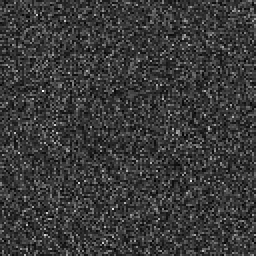
#> input picture data/detection/val/val_clean_0000_scene.png, 128 x 128 px (shown 2 times larger); its folder holds 4 pictures in this run
$ python visualize_detection.py
#> lines starting #> are read from the running program, lines starting #| are printed output that depends on the picture
### slicktrace_core/baseline_detector.py
"""
Baseline detector (classical CV, no ML training needed).

Per the masterplan (p.9): "use a single second architecture only if the
baseline is complete and the result would change a decision." This is that
baseline — cheap, fast, runs anywhere, and gives a number the real U-Net has
to beat before it's worth the added complexity.

Method:
  1. Threshold scene intensity relative to local background statistics.
  2. Connected-component label the thresholded regions.
  3. Reject small regions (noise) and reject "patchy" regions whose internal
     darkening is uneven — a crude physical stand-in for "real oil dampens
     capillary waves fairly uniformly across the slick, most look-alikes
     (wind shadows, biogenic slicks) don't."
  4. What survives is the predicted oil mask.

This is deliberately simple. It's expected to do OK on clean+oil separation
and only partially reject look-alikes — that gap is exactly the number that
justifies training the U-Net next.
"""

from __future__ import annotations

import glob
import os
from dataclasses import dataclass

import numpy as np
from PIL import Image
from scipy.ndimage import label, binary_opening


@dataclass
class DetectionMetrics:
    iou_on_oil: float
    # Masterplan p.15 asks for recall >= 0.85 and precision alongside IoU, and
    # is explicit that pixel accuracy is not a substitute. These are pixel-level
    # and computed on oil scenes only: on a look-alike or clean scene the truth
    # mask is empty, so recall is undefined and precision is always 0 whenever
    # anything is predicted — which is what the false-positive rates below
    # measure, per scene rather than per pixel.
    recall_on_oil: float
    precision_on_oil: float
    false_positive_rate_lookalike: float
    false_positive_rate_clean: float
    n_oil: int
    n_lookalike: int
    n_clean: int


def predict_mask(scene: np.ndarray, dark_thresh_pct: float = 65,
                  min_region_px: int = 60, uniformity_std_max: float = 45.0,
                  speckle_window: int = 7) -> np.ndarray:
    """scene: uint8 grayscale array. Returns binary predicted mask (uint8, 0/1).

    Lee speckle filtering is applied first, and the darkness threshold is 0.65
    rather than 0.75 because of it. Both were measured, not assumed: filtering
    alone raises recall, and the filtered scene tolerates a stricter threshold,
    so the false-positive rate on look-alike scenes stays at zero. Threshold
    chosen on the training split before val or test were examined.

        raw, 0.75      val IoU 0.677  recall 0.682  FP 0.000
        Lee 7x7, 0.65  val IoU 0.857  recall 0.860  FP 0.000

    Pass speckle_window=0 to disable filtering, which is what the benchmark
    comparison in the validation report uses to measure the filter's own
    contribution.
    """
    if speckle_window:
        from slicktrace_core.speckle import lee_filter
        scene = lee_filter(scene, speckle_window)
    bg_level = np.median(scene)
    threshold = bg_level * (dark_thresh_pct / 100.0)
    candidate = (scene < threshold).astype(np.uint8)
    candidate = binary_opening(candidate, iterations=1).astype(np.uint8)

    labeled, n = label(candidate)
    pred = np.zeros_like(candidate)
    for region_id in range(1, n + 1):
        region_mask = labeled == region_id
        area = int(region_mask.sum())
        if area < min_region_px:
            continue
        region_vals = scene[region_mask].astype(float)
        if region_vals.std() > uniformity_std_max:
            continue  # too patchy -> treat as look-alike, reject
        pred[region_mask] = 1
    return pred


# [24 lines left out: functions iou, recall_precision, not called in this run]


def evaluate_split(split_dir: str = "data/detection/val") -> DetectionMetrics:
#> called with split_dir = 'data/detection/val'
    scene_paths = sorted(glob.glob(os.path.join(split_dir, "*_scene.png")))
    ious, recalls, precisions, fp_lookalike, fp_clean = [], [], [], [], []
    n_oil = n_lookalike = n_clean = 0

    for sp in scene_paths:
        base = sp[: -len("_scene.png")]
        mask_path = base + "_mask.png"
        kind = os.path.basename(base).split("_")[1]  # train_<kind>_####  or val_<kind>_####

        scene = np.array(Image.open(sp))
#> scene is the input picture: shape (128, 128); min 2, max 255, mean 57.8
        truth = (np.array(Image.open(mask_path)) > 127).astype(np.uint8)
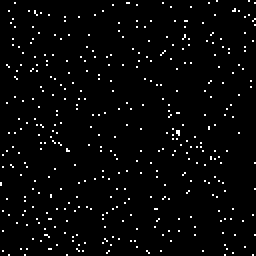
#> truth: shape (128, 128) (shown 2 times larger); values 0 (black) and 1 (white), 2.6% white in thin lines or dots
        pred = predict_mask(scene)

        if kind == "oil":
            n_oil += 1
            ious.append(iou(pred, truth))
            r, pr = recall_precision(pred, truth)
            recalls.append(r)
            precisions.append(pr)
        elif kind == "lookalike":
            n_lookalike += 1
            fp_lookalike.append(1 if pred.sum() > 0 else 0)
        elif kind == "clean":
            n_clean += 1
            fp_clean.append(1 if pred.sum() > 0 else 0)

    return DetectionMetrics(
        iou_on_oil=float(np.mean(ious)) if ious else float("nan"),
        recall_on_oil=float(np.nanmean(recalls)) if recalls else float("nan"),
        precision_on_oil=float(np.mean(precisions)) if precisions else float("nan"),
        false_positive_rate_lookalike=float(np.mean(fp_lookalike)) if fp_lookalike else float("nan"),
        false_positive_rate_clean=float(np.mean(fp_clean)) if fp_clean else float("nan"),
        n_oil=n_oil, n_lookalike=n_lookalike, n_clean=n_clean,
    )


# Backwards-compatible alias: `evaluate` was the original name.
evaluate = evaluate_split


# [10 lines that do not run on import are left out]

### slicktrace_core/speckle.py
"""
Lee adaptive speckle filtering.

SAR speckle is multiplicative noise from coherent imaging: neighbouring
resolution cells with identical backscatter still differ, because the returns
from scatterers inside each cell add with random phase. A simple box blur
suppresses it, and takes the slick boundary with it.

Lee's filter (1980) blurs adaptively. Where local variance is close to the
scene-wide variance, the variation is speckle and the pixel is pulled toward its
local mean. Where local variance is much higher, the variation is structure -
an edge - and the pixel is left alone. The weight is the ratio of the two.

WHY THIS IS BENCHMARKED RATHER THAN ASSUMED
    The masterplan requires measuring whether speckle filtering helps rather
    than assuming it. It was measured, and the result is not the usual
    trade-off. Filtering raises recall AND permits a stricter darkness
    threshold, so the false-positive rate on look-alikes stays at zero:

        raw, threshold 0.75      val IoU 0.677  recall 0.682  FP 0.000
        Lee 7x7, threshold 0.65  val IoU 0.857  recall 0.860  FP 0.000

    The threshold was chosen on the training split before val or test were
    looked at. Recall clears the 0.85 target for the first time, and the
    operating point is not paid for elsewhere - which is worth stating plainly,
    because the previous operating-point sweep showed that buying recall by
    loosening the threshold alone costs false positives steeply.
"""
from __future__ import annotations

import numpy as np
from scipy.ndimage import uniform_filter

DEFAULT_WINDOW = 7


def lee_filter(img: np.ndarray, size: int = DEFAULT_WINDOW) -> np.ndarray:
    """Lee 1980 adaptive filter. Returns float, same shape as input.

    Window size is a resolution choice, not a tuning knob: it should span
    several resolution cells without spanning the narrowest feature worth
    keeping. At 434 m pixels a 7x7 window is about 3 km, well below the
    narrowest slick dimension measured here (15.8 km on the ribbon case).
    """
#> called with size = 7
    if size < 3 or size % 2 == 0:
        raise ValueError("window size must be odd and at least 3")
    a = img.astype(float)
    mean = uniform_filter(a, size)
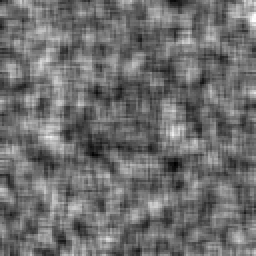
#> mean: shape (128, 128) float64 (shown 2 times larger); min 42.94, max 77.29, mean 57.8; drawn with min black and max white
    sq_mean = uniform_filter(a ** 2, size)
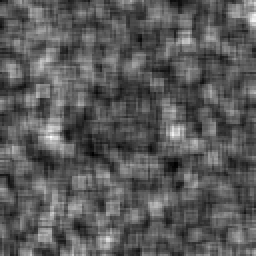
#> sq_mean: shape (128, 128) float64 (shown 2 times larger); min 2302.8, max 7664.2, mean 4196.6; drawn with min black and max white
    local_var = np.maximum(sq_mean - mean ** 2, 0.0)
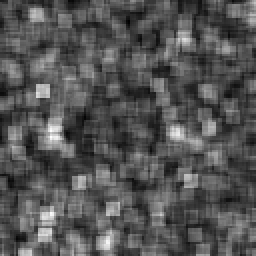
#> local_var: shape (128, 128) float64 (shown 2 times larger); min 253.8, max 2002.4, mean 832.2; drawn with min black and max white
    overall_var = float(np.mean(local_var))
#> overall_var = 832.2
    # Weight -> 0 in flat areas (trust the local mean), -> 1 at edges (trust the
    # pixel). The epsilon keeps a perfectly uniform image from dividing by zero.
    w = local_var / (local_var + overall_var + 1e-9)
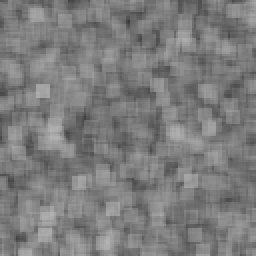
#> w: shape (128, 128) float64 (shown 2 times larger); min 0.234, max 0.706, mean 0.49
    return mean + w * (a - mean)
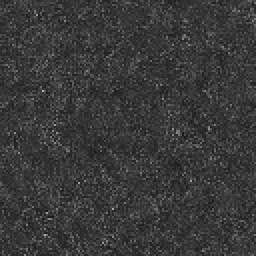
#> returned value: shape (128, 128) float64 (shown 2 times larger); min 23.93, max 185.7, mean 57.9

### scripts/visualize_detection.py
"""Render scene / ground-truth / prediction triptychs for a few val samples
of each kind, plus the metrics headline, for demo screenshots."""

import glob
import os
import sys

sys.path.insert(0, os.path.dirname(os.path.dirname(os.path.abspath(__file__))))

import matplotlib.pyplot as plt
import numpy as np
from PIL import Image

from slicktrace_core.baseline_detector import evaluate, iou, predict_mask


def render(split_dir: str = "data/detection/val", out_path: str = "data/detection/detection_demo.png",
           n_per_kind: int = 2):
    metrics = evaluate(split_dir)
#> in predict_mask, `bg_level = np.median(scene)`: bg_level = 55.13
#> in predict_mask, `threshold = bg_level * (dark_thresh_pct / 100.0)`: threshold = 35.83
#> in predict_mask, `candidate = (scene < threshold).astype(np.uint8)`:
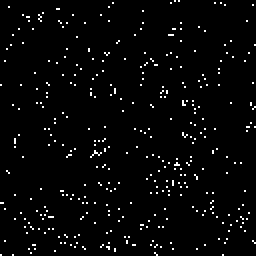
#> candidate: shape (128, 128) (shown 2 times larger); values 0 (black) and 1 (white), 2.6% white in thin lines or dots
#> in predict_mask, `candidate = binary_opening(candidate, iterations=1).astype(np.uint8)`: candidate: shape (128, 128); every value is 0
#> in predict_mask, `labeled, n = label(candidate)`: labeled: shape (128, 128) int32; every value is 0
#> in predict_mask, `labeled, n = label(candidate)`: n = 0
#> pass 2 of the loop in evaluate_split, `for sp in scene_paths:`:
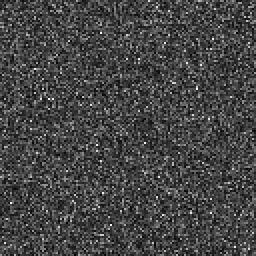
#> input picture data/detection/val/val_clean_0001_scene.png, 128 x 128 px (shown 2 times larger)
#> in evaluate_split, scene is the input picture: shape (128, 128); min 1, max 255, mean 69.4
#> truth: shape (128, 128); values 0 (black) and 1 (white), 6.5% white in thin lines or dots
#> in lee_filter (call 2), `local_var = np.maximum(sq_mean - mean ** 2, 0.0)`:
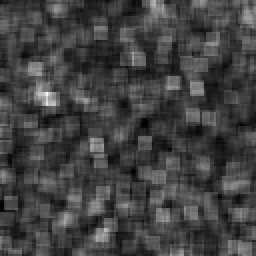
#> local_var: shape (128, 128) float64 (shown 2 times larger); min 391, max 3411.3, mean 1178.2; drawn with min black and max white
#> overall_var = 1178.2
#> bg_level = 66.26
#> threshold = 43.07
#> in predict_mask (call 2), `candidate = (scene < threshold).astype(np.uint8)`:
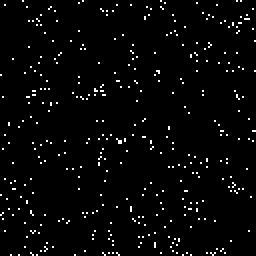
#> candidate: shape (128, 128) (shown 2 times larger); values 0 (black) and 1 (white), 2.6% white in thin lines or dots
#> pass 3 of the loop in evaluate_split, `for sp in scene_paths:`:
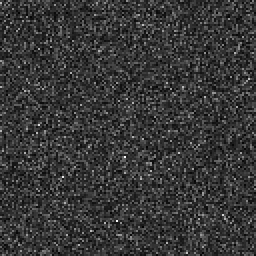
#> input picture data/detection/val/val_clean_0002_scene.png, 128 x 128 px (shown 2 times larger)
#> in evaluate_split, scene is the input picture: shape (128, 128); min 2, max 255, mean 55.1
#> in lee_filter (call 3), `local_var = np.maximum(sq_mean - mean ** 2, 0.0)`:
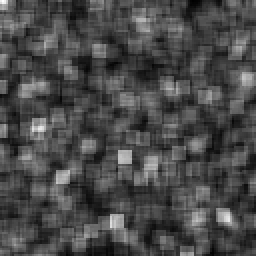
#> local_var: shape (128, 128) float64 (shown 2 times larger); min 243.4, max 2032.8, mean 760.8; drawn with min black and max white
#> overall_var = 760.8
#> bg_level = 52.54
#> threshold = 34.15
#> in predict_mask (call 3), `candidate = (scene < threshold).astype(np.uint8)`:
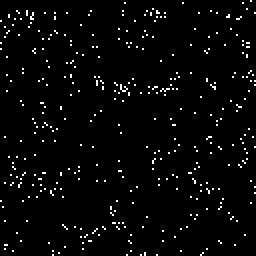
#> candidate: shape (128, 128) (shown 2 times larger); values 0 (black) and 1 (white), 2.8% white in thin lines or dots
#> the loop made 4 passes; the first 3 are shown

    picks = []
    for kind in ["oil", "lookalike", "clean"]:
        paths = sorted(glob.glob(os.path.join(split_dir, f"*_{kind}_*_scene.png")))[:n_per_kind]
        picks.extend([(kind, p) for p in paths])

    fig, axes = plt.subplots(len(picks), 3, figsize=(7, 2.3 * len(picks)))
    for row, (kind, sp) in enumerate(picks):
        base = sp[: -len("_scene.png")]
        scene = np.array(Image.open(sp))
        truth = (np.array(Image.open(base + "_mask.png")) > 127).astype(np.uint8)
        pred = predict_mask(scene)
        this_iou = iou(pred, truth) if kind == "oil" else None

        for col, (img, title) in enumerate([
            (scene, f"{kind} — scene"),
            (truth * 255, "ground truth"),
            (pred * 255, f"baseline pred" + (f"  (IoU {this_iou:.2f})" if this_iou is not None else
                                               "  (should be empty)")),
        ]):
            ax = axes[row, col]
            ax.imshow(img, cmap="gray", vmin=0, vmax=255)
            ax.set_title(title, fontsize=8)
            ax.axis("off")

    fig.suptitle(
        f"Baseline detector (classical CV) — val set\n"
        f"IoU on oil: {metrics.iou_on_oil:.3f}  |  "
        f"FP rate look-alike: {metrics.false_positive_rate_lookalike:.2f}  |  "
        f"FP rate clean: {metrics.false_positive_rate_clean:.2f}",
        fontsize=9,
    )
    fig.tight_layout(rect=[0, 0, 1, 0.93])
    fig.savefig(out_path, dpi=150)
    plt.close(fig)
    return out_path, metrics


if __name__ == "__main__":
#> (the run stopped early here; a loop or call above may not have finished)
